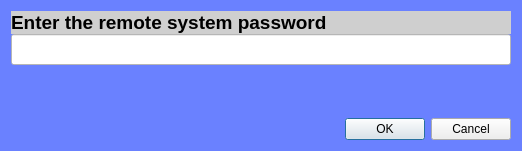
<?xml version="1.0" encoding="UTF-8"?>
<ui version="4.0">
 <class>getPasswordDialog</class>
 <widget class="QDialog" name="getPasswordDialog">
  <property name="windowModality">
   <enum>Qt::ApplicationModal</enum>
  </property>
  <property name="geometry">
   <rect>
    <x>0</x>
    <y>0</y>
    <width>522</width>
    <height>151</height>
   </rect>
  </property>
  <property name="font">
   <font>
    <pointsize>13</pointsize>
   </font>
  </property>
  <property name="windowTitle">
   <string>Password Entry</string>
  </property>
  <property name="styleSheet">
   <string notr="true">QDialog{ background-color: rgb(106, 129, 255); }</string>
  </property>
  <layout class="QGridLayout" name="gridLayout">
   <item row="0" column="0">
    <layout class="QVBoxLayout" name="verticalLayout">
     <property name="spacing">
      <number>0</number>
     </property>
     <item>
      <widget class="QLabel" name="label">
       <property name="font">
        <font>
         <pointsize>14</pointsize>
         <weight>75</weight>
         <bold>true</bold>
        </font>
       </property>
       <property name="styleSheet">
        <string notr="true">background-color: rgb(207, 207, 207);</string>
       </property>
       <property name="text">
        <string>Enter the remote system password</string>
       </property>
      </widget>
     </item>
     <item>
      <widget class="QLineEdit" name="passwordLineEdit">
       <property name="sizePolicy">
        <sizepolicy hsizetype="Minimum" vsizetype="Fixed">
         <horstretch>0</horstretch>
         <verstretch>0</verstretch>
        </sizepolicy>
       </property>
       <property name="minimumSize">
        <size>
         <width>350</width>
         <height>0</height>
        </size>
       </property>
       <property name="maximumSize">
        <size>
         <width>16777213</width>
         <height>16777215</height>
        </size>
       </property>
       <property name="font">
        <font>
         <pointsize>14</pointsize>
         <weight>75</weight>
         <bold>true</bold>
        </font>
       </property>
       <property name="styleSheet">
        <string notr="true">background-color: rgb(255, 255, 255);</string>
       </property>
       <property name="echoMode">
        <enum>QLineEdit::Password</enum>
       </property>
      </widget>
     </item>
     <item>
      <spacer name="verticalSpacer">
       <property name="orientation">
        <enum>Qt::Vertical</enum>
       </property>
       <property name="sizeHint" stdset="0">
        <size>
         <width>17</width>
         <height>20</height>
        </size>
       </property>
      </spacer>
     </item>
     <item>
      <widget class="QDialogButtonBox" name="buttonBox">
       <property name="orientation">
        <enum>Qt::Horizontal</enum>
       </property>
       <property name="standardButtons">
        <set>QDialogButtonBox::Cancel|QDialogButtonBox::Ok</set>
       </property>
      </widget>
     </item>
    </layout>
   </item>
  </layout>
 </widget>
 <resources/>
 <connections>
  <connection>
   <sender>buttonBox</sender>
   <signal>accepted()</signal>
   <receiver>getPasswordDialog</receiver>
   <slot>accept()</slot>
   <hints>
    <hint type="sourcelabel">
     <x>230</x>
     <y>105</y>
    </hint>
    <hint type="destinationlabel">
     <x>157</x>
     <y>134</y>
    </hint>
   </hints>
  </connection>
  <connection>
   <sender>buttonBox</sender>
   <signal>rejected()</signal>
   <receiver>getPasswordDialog</receiver>
   <slot>reject()</slot>
   <hints>
    <hint type="sourcelabel">
     <x>298</x>
     <y>111</y>
    </hint>
    <hint type="destinationlabel">
     <x>286</x>
     <y>134</y>
    </hint>
   </hints>
  </connection>
  <connection>
   <sender>buttonBox</sender>
   <signal>clicked(QAbstractButton*)</signal>
   <receiver>getPasswordDialog</receiver>
   <slot>reject()</slot>
   <hints>
    <hint type="sourcelabel">
     <x>271</x>
     <y>101</y>
    </hint>
    <hint type="destinationlabel">
     <x>273</x>
     <y>63</y>
    </hint>
   </hints>
  </connection>
 </connections>
</ui>
